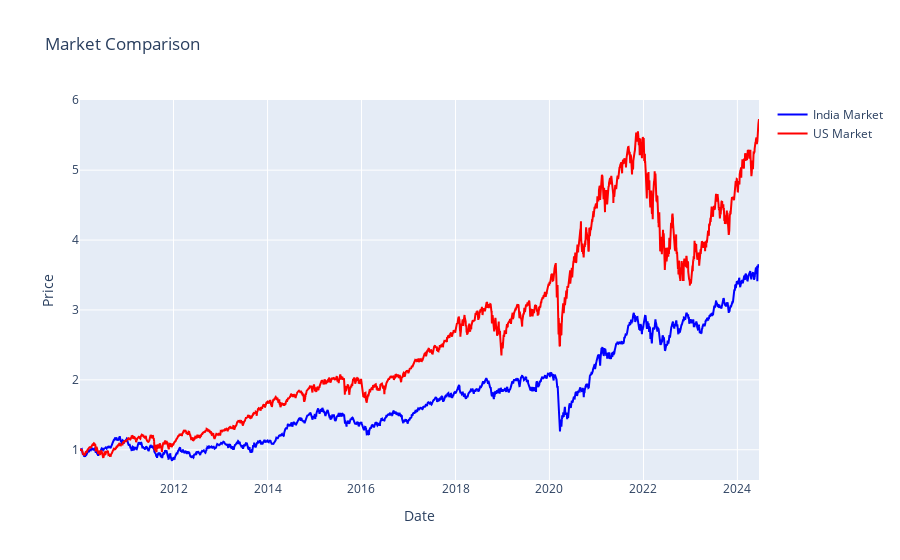

Notebook code cell kept with this figure:
### Code cell
fig = go.Figure()
fig.add_trace(go.Scatter(x=data.index, y=data['cummReturn'], name='India Market', line=dict(color='blue')))
fig.add_trace(go.Scatter(x=us_data.index, y=us_data['cummReturn'], name='US Market', line=dict(color='red')))

# Update layout
fig.update_layout(title='Market Comparison',
                  xaxis_title='Date',
                  yaxis_title='Price')

### Figure 1 — Plotly figure (JSON) as saved in the notebook; plotly's stock layout.template omitted (floating-point values rounded to 4 significant figures; data arrays with more than 128 entries replaced by an {"elided": "..."} marker saying what was removed)
{"data": [{"line": {"color": "blue"}, "name": "India Market", "type": "scatter", "x": {"elided": "3545 str values"}, "y": {"elided": "3545 float values"}}, {"line": {"color": "red"}, "name": "US Market", "type": "scatter", "x": {"elided": "3638 str values"}, "y": {"elided": "3638 float values"}}], "layout": {"title": {"text": "Market Comparison"}, "xaxis": {"title": {"text": "Date"}}, "yaxis": {"title": {"text": "Price"}}}}
